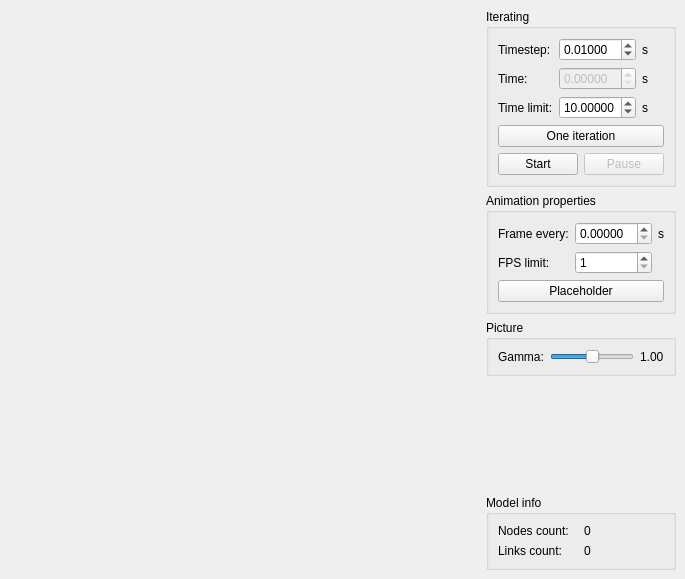
<?xml version="1.0" encoding="UTF-8"?>
<ui version="4.0">
 <class>RenderWindowUIMultipleInheritance</class>
 <widget class="QMainWindow" name="RenderWindowUIMultipleInheritance">
  <property name="geometry">
   <rect>
    <x>0</x>
    <y>0</y>
    <width>685</width>
    <height>579</height>
   </rect>
  </property>
  <property name="windowTitle">
   <string>RenderWindowUIMultipleInheritance</string>
  </property>
  <widget class="QWidget" name="centralwidget">
   <layout class="QHBoxLayout" name="horizontalLayout">
    <item>
     <widget class="QVTKWidget" name="qvtkWidget" native="true">
      <property name="sizePolicy">
       <sizepolicy hsizetype="MinimumExpanding" vsizetype="Preferred">
        <horstretch>0</horstretch>
        <verstretch>0</verstretch>
       </sizepolicy>
      </property>
      <property name="autoFillBackground">
       <bool>false</bool>
      </property>
     </widget>
    </item>
    <item>
     <layout class="QVBoxLayout" name="verticalLayout_2">
      <item>
       <widget class="QGroupBox" name="groupBoxIterating">
        <property name="title">
         <string>Iterating</string>
        </property>
        <layout class="QVBoxLayout" name="verticalLayout_3">
         <item>
          <layout class="QGridLayout" name="gridLayout">
           <item row="0" column="0">
            <widget class="QLabel" name="label">
             <property name="text">
              <string>Timestep:</string>
             </property>
            </widget>
           </item>
           <item row="0" column="1">
            <widget class="QDoubleSpinBox" name="doubleSpinBoxTimestep">
             <property name="decimals">
              <number>5</number>
             </property>
             <property name="singleStep">
              <double>0.010000000000000</double>
             </property>
             <property name="value">
              <double>0.010000000000000</double>
             </property>
            </widget>
           </item>
           <item row="0" column="2">
            <widget class="QLabel" name="label_3">
             <property name="text">
              <string>s</string>
             </property>
            </widget>
           </item>
           <item row="1" column="0">
            <widget class="QLabel" name="label_2">
             <property name="text">
              <string>Time:</string>
             </property>
            </widget>
           </item>
           <item row="1" column="1">
            <widget class="QDoubleSpinBox" name="doubleSpinBoxTime">
             <property name="enabled">
              <bool>false</bool>
             </property>
             <property name="decimals">
              <number>5</number>
             </property>
            </widget>
           </item>
           <item row="1" column="2">
            <widget class="QLabel" name="label_4">
             <property name="text">
              <string>s</string>
             </property>
            </widget>
           </item>
           <item row="2" column="0">
            <widget class="QLabel" name="label_5">
             <property name="text">
              <string>Time limit:</string>
             </property>
            </widget>
           </item>
           <item row="2" column="1">
            <widget class="QDoubleSpinBox" name="doubleSpinBoxIterateTo">
             <property name="decimals">
              <number>5</number>
             </property>
             <property name="singleStep">
              <double>0.100000000000000</double>
             </property>
             <property name="value">
              <double>10.000000000000000</double>
             </property>
            </widget>
           </item>
           <item row="2" column="2">
            <widget class="QLabel" name="label_6">
             <property name="text">
              <string>s</string>
             </property>
            </widget>
           </item>
          </layout>
         </item>
         <item>
          <widget class="QPushButton" name="pushButtonOneIteration">
           <property name="text">
            <string>One iteration</string>
           </property>
          </widget>
         </item>
         <item>
          <layout class="QHBoxLayout" name="horizontalLayout_3">
           <item>
            <widget class="QPushButton" name="pushButtonStartAnimation">
             <property name="text">
              <string>Start</string>
             </property>
            </widget>
           </item>
           <item>
            <widget class="QPushButton" name="pushButtonPauseAnimation">
             <property name="enabled">
              <bool>false</bool>
             </property>
             <property name="text">
              <string>Pause</string>
             </property>
            </widget>
           </item>
          </layout>
         </item>
        </layout>
       </widget>
      </item>
      <item>
       <widget class="QGroupBox" name="groupBox_2">
        <property name="title">
         <string>Animation properties</string>
        </property>
        <layout class="QVBoxLayout" name="verticalLayout_4">
         <item>
          <layout class="QGridLayout" name="gridLayout_2">
           <item row="0" column="0">
            <widget class="QLabel" name="label_7">
             <property name="text">
              <string>Frame every:</string>
             </property>
            </widget>
           </item>
           <item row="0" column="1">
            <widget class="QDoubleSpinBox" name="doubleSpinBoxRedrawPeriod">
             <property name="decimals">
              <number>5</number>
             </property>
             <property name="singleStep">
              <double>0.010000000000000</double>
             </property>
            </widget>
           </item>
           <item row="0" column="2">
            <widget class="QLabel" name="label_8">
             <property name="text">
              <string>s</string>
             </property>
            </widget>
           </item>
           <item row="1" column="0">
            <widget class="QLabel" name="label_9">
             <property name="text">
              <string>FPS limit:</string>
             </property>
            </widget>
           </item>
           <item row="1" column="1">
            <widget class="QSpinBox" name="spinBoxFPS">
             <property name="minimum">
              <number>1</number>
             </property>
             <property name="maximum">
              <number>60</number>
             </property>
            </widget>
           </item>
          </layout>
         </item>
         <item>
          <widget class="QPushButton" name="pushButton_3">
           <property name="text">
            <string>Placeholder</string>
           </property>
          </widget>
         </item>
        </layout>
       </widget>
      </item>
      <item>
       <widget class="QGroupBox" name="groupBox_3">
        <property name="title">
         <string>Picture</string>
        </property>
        <layout class="QGridLayout" name="gridLayout_4">
         <item row="0" column="1">
          <widget class="QSlider" name="horizontalSlider">
           <property name="sizePolicy">
            <sizepolicy hsizetype="Minimum" vsizetype="Fixed">
             <horstretch>0</horstretch>
             <verstretch>0</verstretch>
            </sizepolicy>
           </property>
           <property name="minimum">
            <number>0</number>
           </property>
           <property name="maximum">
            <number>100</number>
           </property>
           <property name="sliderPosition">
            <number>50</number>
           </property>
           <property name="orientation">
            <enum>Qt::Horizontal</enum>
           </property>
           <property name="tickPosition">
            <enum>QSlider::NoTicks</enum>
           </property>
          </widget>
         </item>
         <item row="0" column="0">
          <widget class="QLabel" name="label_12">
           <property name="sizePolicy">
            <sizepolicy hsizetype="Maximum" vsizetype="Preferred">
             <horstretch>0</horstretch>
             <verstretch>0</verstretch>
            </sizepolicy>
           </property>
           <property name="text">
            <string>Gamma:</string>
           </property>
          </widget>
         </item>
         <item row="0" column="2">
          <widget class="QLabel" name="labelGamma">
           <property name="sizePolicy">
            <sizepolicy hsizetype="Maximum" vsizetype="Preferred">
             <horstretch>0</horstretch>
             <verstretch>0</verstretch>
            </sizepolicy>
           </property>
           <property name="text">
            <string>1.00</string>
           </property>
          </widget>
         </item>
        </layout>
       </widget>
      </item>
      <item>
       <spacer name="verticalSpacer">
        <property name="orientation">
         <enum>Qt::Vertical</enum>
        </property>
        <property name="sizeHint" stdset="0">
         <size>
          <width>20</width>
          <height>40</height>
         </size>
        </property>
       </spacer>
      </item>
      <item>
       <widget class="QGroupBox" name="groupBox">
        <property name="title">
         <string>Model info</string>
        </property>
        <layout class="QGridLayout" name="gridLayout_3">
         <item row="0" column="1">
          <widget class="QLabel" name="labelNodesCount">
           <property name="text">
            <string>0</string>
           </property>
          </widget>
         </item>
         <item row="1" column="0">
          <widget class="QLabel" name="label_11">
           <property name="text">
            <string>Links count:</string>
           </property>
          </widget>
         </item>
         <item row="1" column="1">
          <widget class="QLabel" name="labelLinksCount">
           <property name="text">
            <string>0</string>
           </property>
          </widget>
         </item>
         <item row="0" column="0">
          <widget class="QLabel" name="label_10">
           <property name="text">
            <string>Nodes count:</string>
           </property>
          </widget>
         </item>
        </layout>
       </widget>
      </item>
     </layout>
    </item>
   </layout>
  </widget>
  <action name="actionOpenFile">
   <property name="enabled">
    <bool>true</bool>
   </property>
   <property name="text">
    <string>Open File...</string>
   </property>
  </action>
  <action name="actionExit">
   <property name="text">
    <string>Exit</string>
   </property>
  </action>
  <action name="actionPrint">
   <property name="text">
    <string>Print</string>
   </property>
  </action>
  <action name="actionHelp">
   <property name="text">
    <string>Help</string>
   </property>
  </action>
  <action name="actionSave">
   <property name="text">
    <string>Save</string>
   </property>
  </action>
 </widget>
 <customwidgets>
  <customwidget>
   <class>QVTKWidget</class>
   <extends>QWidget</extends>
   <header>QVTKWidget.h</header>
  </customwidget>
 </customwidgets>
 <resources/>
 <connections/>
</ui>
